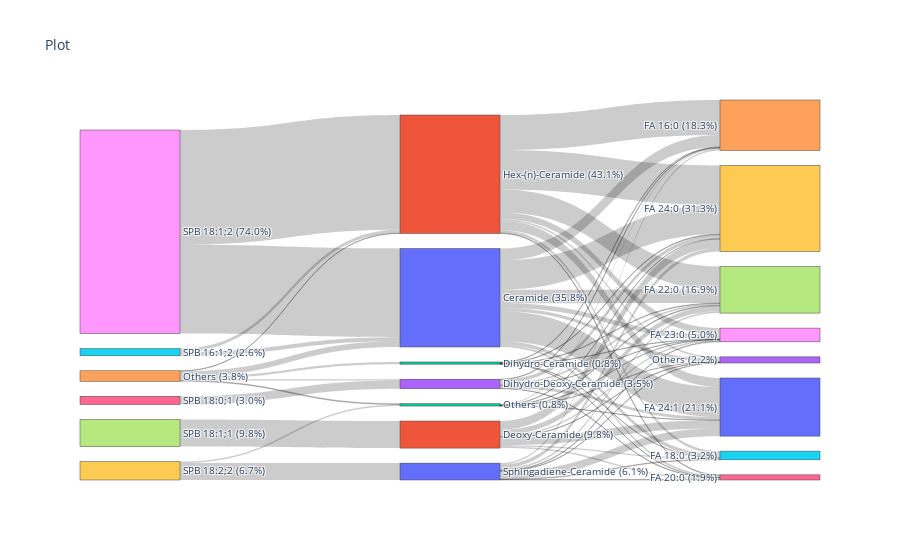

Source (notebook cell):
### Code cell
# plot the sankey diagram
plot_sankey(link_flow_json, updated_node_color_config_csv, output_file_path, img_width, img_height, thickness=node_box_thickness)

### Figure 1 — Plotly figure (JSON) as saved in the notebook; plotly's stock layout.template omitted (floating-point values rounded to 4 significant figures)
{"data": [{"arrangement": "snap", "link": {"source": [14, 14, 14, 14, 14, 15, 15, 16, 17, 18, 18, 19, 19, 0, 0, 0, 0, 0, 0, 0, 0, 1, 1, 1, 1, 1, 1, 1, 2, 2, 2, 2, 2, 2, 3, 3, 3, 3, 3, 3, 11, 11, 11, 11, 11, 11, 11, 11, 12, 12, 12, 12, 12, 12, 20, 20, 20, 20, 20, 20, 20, 20], "target": [0, 2, 3, 11, 12, 0, 11, 3, 1, 0, 11, 12, 20, 4, 5, 6, 7, 8, 9, 10, 13, 5, 6, 7, 8, 9, 10, 13, 4, 5, 6, 7, 8, 9, 4, 6, 7, 8, 9, 10, 4, 5, 6, 7, 8, 9, 10, 13, 4, 7, 8, 9, 10, 13, 4, 5, 6, 7, 8, 9, 10, 13], "value": [3.213, 1.227, 0.7041, 0.231, 0.4519, 2.215, 1.789, 4.599, 15.05, 49.36, 63.88, 0.8331, 9.401, 6.674, 2.171, 1.086, 7.547, 2.582, 16.26, 16.64, 1.834, 0.6861, 0.8859, 2.93, 0.8382, 4.878, 4.595, 0.2397, 0.313, 0.1306, 0.06957, 0.2516, 0.125, 0.3368, 0.2108, 0.2321, 1.021, 0.1284, 2.12, 1.59, 19.44, 1.554, 0.3466, 12.76, 3.588, 22.04, 5.116, 1.061, 0.5907, 0.3174, 0.04506, 0.1423, 0.1694, 0.02013, 0.8368, 0.3032, 0.2516, 1.074, 0.3419, 2.104, 4.224, 0.2656]}, "node": {"color": ["#636EFA", "#EF553B", "#00CC96", "#AB63FA", "#FFA15A", "#19D3F3", "#FF6692", "#B6E880", "#FF97FF", "#FECB52", "#636EFA", "#EF553B", "#00CC96", "#AB63FA", "#FFA15A", "#19D3F3", "#FF6692", "#B6E880", "#FF97FF", "#FECB52", "#636EFA"], "label": ["Ceramide (35.8%)", "Deoxy-Ceramide (9.8%)", "Dihydro-Ceramide (0.8%)", "Dihydro-Deoxy-Ceramide (3.5%)", "FA 16:0 (18.3%)", "FA 18:0 (3.2%)", "FA 20:0 (1.9%)", "FA 22:0 (16.9%)", "FA 23:0 (5.0%)", "FA 24:0 (31.3%)", "FA 24:1 (21.1%)", "Hex-(n)-Ceramide (43.1%)", "Others (0.8%)", "Others (2.2%)", "Others (3.8%)", "SPB 16:1;2 (2.6%)", "SPB 18:0;1 (3.0%)", "SPB 18:1;1 (9.8%)", "SPB 18:1;2 (74.0%)", "SPB 18:2;2 (6.7%)", "Sphingadiene-Ceramide (6.1%)"], "pad": 15, "thickness": 100}, "type": "sankey"}], "layout": {"font": {"size": 10}, "title": {"text": "Plot"}}}
